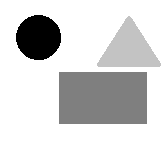
#> input picture Chapter_4_Code/Solutions/sample image files/shapes.png, 162 x 145 px, found by its file name
$ python 'Code 02 (18 January).py'
#> lines starting #> are read from the running program, lines starting #| are printed output that depends on the picture; after the words box and inside, x2 and y2 are one past the last pixel; in counts of white or black regions, pixels touching at a corner belong together

from skimage.io import imread
from matplotlib.pyplot import imshow, figure, axes, show
from numpy import arange, meshgrid

f = imread('shapes.png', as_gray=True)
#> f is the input picture: shape (145, 162) float64; min 0, max 1, mean 0.817
# First Representation
imshow(f, cmap='gray')

# Second Representation
print(f)
#> (printed output is left out)

# Third Representation
M = f.shape[0]
#> M = 145
N = f.shape[1]
#> N = 162

x = arange(M)
#> x = 145 values from 0 to 144
y = arange(N)
#> y = 162 values from 0 to 161

X, Y = meshgrid(x,y)

fig = figure()
ax = axes(projection='3d')
ax.plot_surface(X, Y, f.T, cmap='gray')
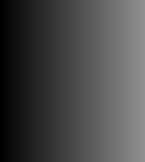
#> X: shape (162, 145) int64; min 0, max 144, mean 72
show()
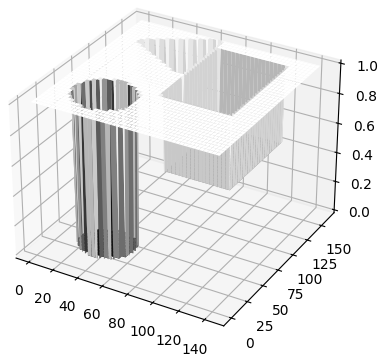
#> figure drawn by matplotlib, 1 panel

$ run again, with Chapter_4_Code/Solutions/sample image files/image_1.bmp saved as Chapter_4_Code/Solutions/sample image files/shapes.png
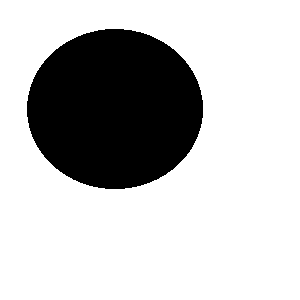
#> input picture Chapter_4_Code/Solutions/sample image files/image_1.bmp, 300 x 300 px, found by its file name
#> f: shape (300, 300) bool; 75.5% white; 1 black region, box (x1, y1, x2, y2) and area: (27, 29, 203, 189) 22084
#> (printed output is left out)
#> `ax.plot_surface(X, Y, f.T, cmap='gray')`:
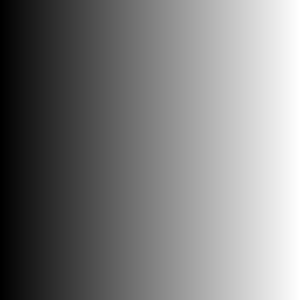
#> X: shape (300, 300) int64; min 0, max 299, mean 149.5; drawn with min black and max white
#> `show()`:
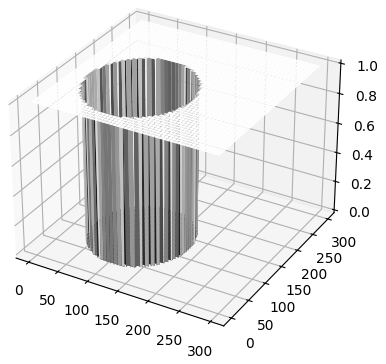
#> figure drawn by matplotlib, 1 panel

$ run again, with Chapter_4_Code/Solutions/sample image files/image_2.bmp saved as Chapter_4_Code/Solutions/sample image files/shapes.png
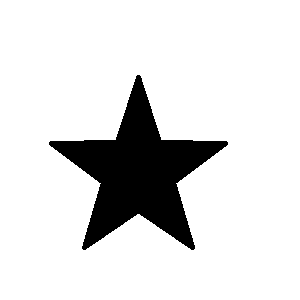
#> input picture Chapter_4_Code/Solutions/sample image files/image_2.bmp, 300 x 300 px, found by its file name
#> f: shape (300, 300) bool; 87% white; 1 black region, box (x1, y1, x2, y2) and area: (49, 75, 228, 250) 11704
#> (printed output is left out)
#> `ax.plot_surface(X, Y, f.T, cmap='gray')`:
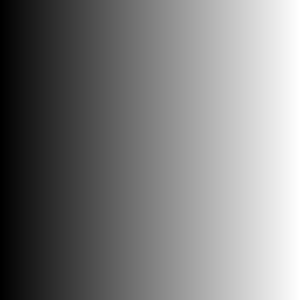
#> X: shape (300, 300) int64; min 0, max 299, mean 149.5; drawn with min black and max white
#> `show()`:
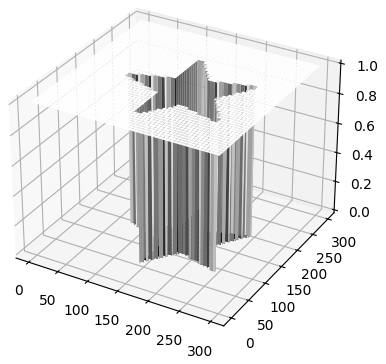
#> figure drawn by matplotlib, 1 panel
